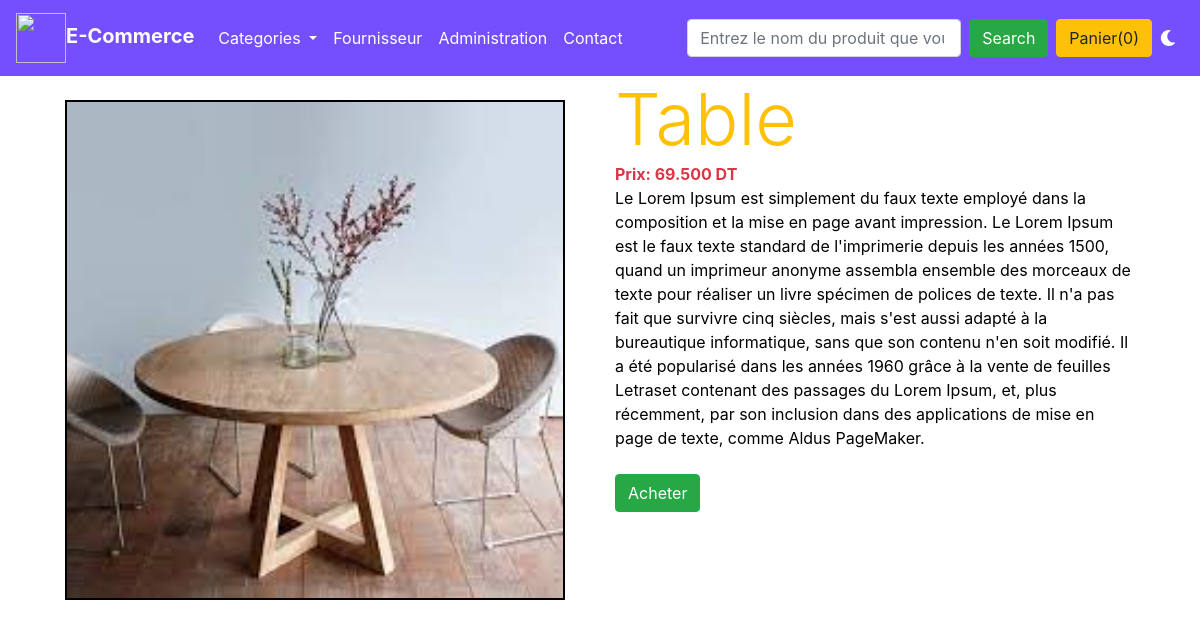
The app's page /magasin/1 with its own data.
### magasin/models.py (models this page shows, shortened)
class Produit(models.Model):
    TYPE_CHOICES=[('Enf','Enfant'),('Ad','Adulte'),('tout','Tout le monde')]
    libelle=models.CharField(max_length=255)
    description=models.TextField()
    prix=models.DecimalField(max_digits=10,decimal_places=3,default=0.000)
    type=models.CharField(max_length=200,choices=TYPE_CHOICES,default='tout')
    img=models.ImageField(blank=True)
    categorie= models.ForeignKey('Categorie',on_delete=models.CASCADE,null=True)
    fournisseur=models.ForeignKey('Fournisseur', on_delete=models.CASCADE,null=True)

### magasin/views.py (the view)
# urls.py: path('<int:myid>',detail),
def detail(request, myid):
    template=loader.get_template('magasin/detail.html')
    products = Produit.objects.get(id=myid)
    return  HttpResponse(template.render( {'product': products}) )

### magasin/templates/magasin/detail.html
{% extends 'magasin/base.html' %}
{% block content %}
    <div class="row" style="margin: auto 50px;">
        <div class="col-md-6 mt-4">
            <div >
                <img src="{{product.img.url}}" style=" border: 2px solid black;"width="500px" height="500px" alt="">
            </div>
        </div>
        <div class="col-md-6">
            <div class="text-warning display-3">
                {{product.libelle}}
            </div>
            <div class="text-danger ">
               <strong>Prix: {{ product.prix}} DT </strong>
            </div>
            <div>
                {{product.description}}
            </div><br>
            <a href="#"><button class="btn btn-success">Acheter</button></a>
        </div>
    </div>
{% endblock %}

### magasin/templates/magasin/base.html (style rules this page uses)
body { background-color: white; color: black; }

### records on screen
Produit: img (picture), libelle "Table", prix "69.500", description "Le Lorem Ipsum est simplement du faux texte employé dans la composition et la mise en page avant impression. Le Lorem Ipsum est le faux texte standard de l'imprimerie depuis les années 1500, quand un imprimeur anonyme assembla ensemble des morceaux de texte pour réaliser un livre spécimen de polices de texte. Il n'a pas fait que survivre cinq siècles, mais s'est aussi adapté à la bureautique informatique, sans que son contenu n'en soit modifié. Il a été popularisé dans les années 1960 grâce à la vente de feuilles Letraset contenant des passages du Lorem Ipsum, et, plus récemment, par son inclusion dans des applications de mise en page de texte, comme Aldus PageMaker."
